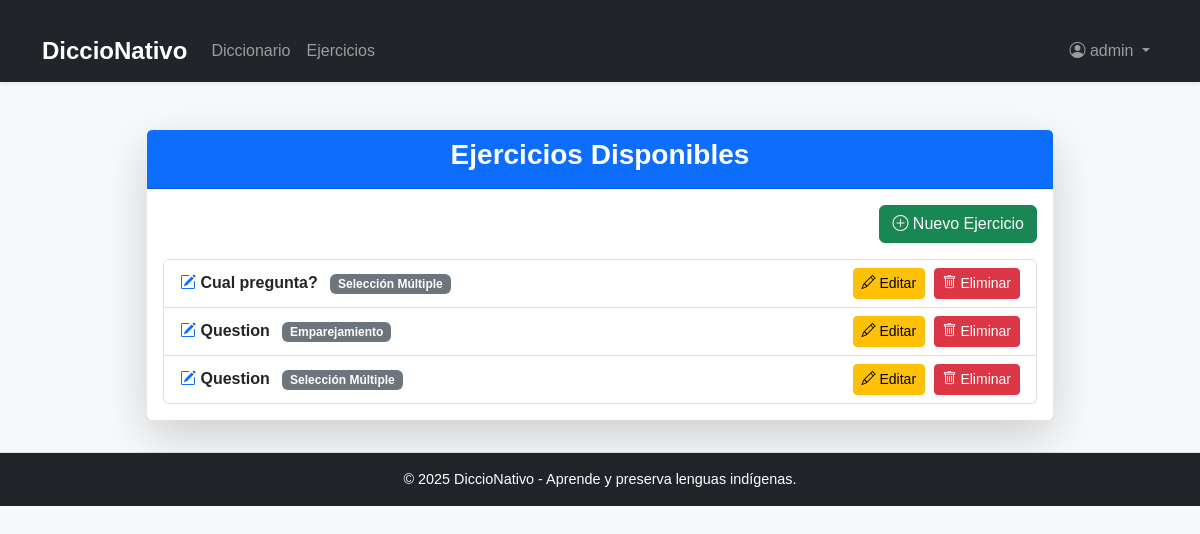
The page /ejercicios/ (signed in) on the database as committed earlier.
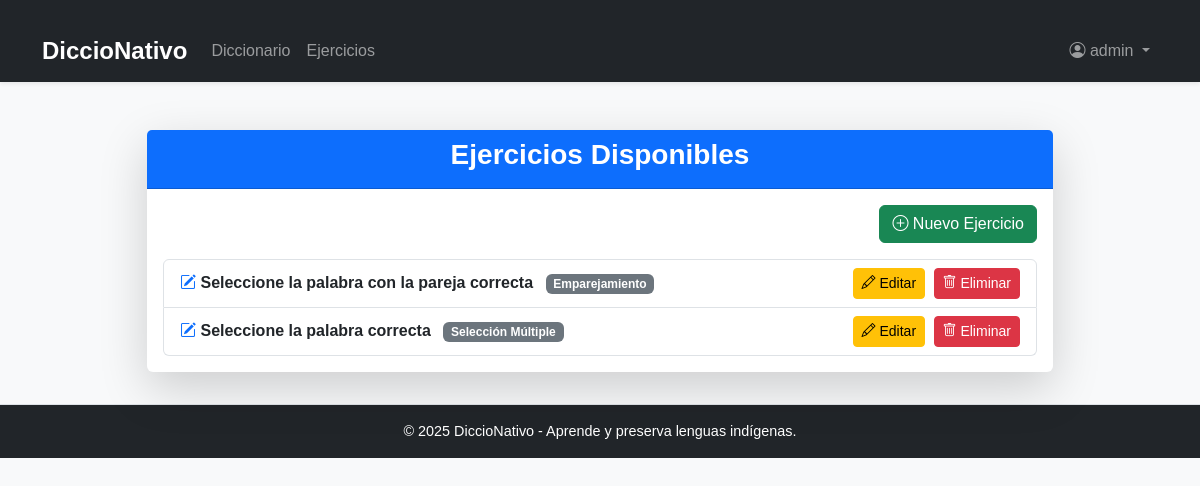
The same page on the database as committed later.
### accounts/models.py (models this page shows, shortened)
class CustomUser(AbstractUser):
    ROLE_CHOICES = (
        ("estudiante", "Estudiante"),
        ("profesor", "Profesor"),
        ("administrador", "Administrador"),
    )
    role = models.CharField(max_length=20, choices=ROLE_CHOICES, default="estudiante")
    age = models.PositiveIntegerField(null=True, blank=True)

### ejercicios/models.py (models this page shows, shortened)
class Exercise(models.Model):
    EXERCISE_TYPE_CHOICES = (
        ("seleccion", "Selección Múltiple"),
        ("emparejamiento", "Emparejamiento"),
    )
    words_m2m = models.ManyToManyField(
        Word,
        blank=True,
        related_name="exercises",
        help_text="Selecciona las palabras involucradas (usado para ejercicios de selección múltiple)."
    )
    words_json = models.JSONField(
        blank=True,
        null=True,
        help_text="Pares de palabras en formato JSON (usado para ejercicios de emparejamiento). Ej: [['gato','cat'], ['perro','dog'], ['sol','sun'], ['luna','moon']]"
    )
    exercise_type = models.CharField(
        max_length=20,
        choices=EXERCISE_TYPE_CHOICES
    )
    question = models.TextField()
    options = models.JSONField(
        blank=True,
        null=True,
        help_text="Lista de opciones en formato JSON"
    )
    correct_answer = models.JSONField(
        blank=True,
        null=True,
        help_text="Lista de respuestas correctas en formato JSON",
        default=list
    )
    assigned_students = models.ManyToManyField(
        User,
        blank=True,
        limit_choices_to={'role': 'estudiante'},
        related_name="assigned_exercises"
    )
    user = models.ForeignKey(
        User,
        on_delete=models.CASCADE,
        null=True,
        blank=True,
        related_name="created_exercises"
    )
    submitted_at = models.DateTimeField(auto_now_add=True)

### ejercicios/views.py (the view)
# urls.py: path("", ExerciseListView.as_view(), name="exercise_list"),
class ExerciseListView(LoginRequiredMixin, ListView):
    model = Exercise
    template_name = "ejercicios/exercise_list.html"
    context_object_name = "exercises"

### templates/ejercicios/exercise_list.html (shortened to what this page needs)
{% extends "base.html" %}
{% block content %}
<div class="container mt-5">
    <div class="row justify-content-center">
        <div class="col-lg-10">
            <div class="card shadow-lg border-0">
                <div class="card-header bg-primary text-white text-center">
                    <h3 class="fw-bold">Ejercicios Disponibles</h3>
                </div>
                <div class="card-body">
                    {% if user.is_authenticated and user.role != "estudiante" %}
                        <div class="text-end mb-3">
                            <a href="{% url 'choose_exercise_type' %}" class="btn btn-success">
                                <i class="bi bi-plus-circle"></i> Nuevo Ejercicio
                            </a>
                        </div>
                    {% endif %}
                    {% if exercises %}
                        <ul class="list-group">
                            {% for ex in exercises %}
                                <li class="list-group-item d-flex justify-content-between align-items-center">
                                    <div>
                                        <a href="{% url 'exercise_answer' ex.pk %}" class="fw-bold text-decoration-none text-dark">
                                            <i class="bi bi-pencil-square text-primary"></i>
                                            {{ ex.question|truncatechars:50 }}
                                        </a>
                                        <span class="badge bg-secondary ms-2">{{ ex.get_exercise_type_display }}</span>
                                    </div>
                                    {% if user.is_authenticated and user.role != "estudiante" %}
                                        <div>
                                            <a href="{% url 'exercise_update' ex.pk %}" class="btn btn-sm btn-warning me-1">
                                                <i class="bi bi-pencil"></i> Editar
                                            </a>
                                            <a href="{% url 'exercise_delete' ex.pk %}" class="btn btn-sm btn-danger">
                                                <i class="bi bi-trash"></i> Eliminar
                                            </a>
                                        </div>
                                    {% endif %}
                                </li>
                            {% endfor %}
                        </ul>
                    {% else %}
                        <div class="alert alert-info text-center">
                            <i class="bi bi-info-circle"></i> No hay ejercicios disponibles en este momento.
                        </div>
                    {% endif %}
                </div>
            </div>
        </div>
    </div>
</div>
{% endblock content %}

### templates/base.html (shortened to what this page needs)
{% load static %}
<!DOCTYPE html>
<html lang="es">
<head>
  <link href="https://cdn.jsdelivr.net/npm/bootstrap@5.3.0/dist/css/bootstrap.min.css" rel="stylesheet">
  <link rel="stylesheet" href="{% static 'css/base.css' %}">
  <link rel="stylesheet" href="https://cdnjs.cloudflare.com/ajax/libs/bootstrap-icons/1.10.5/font/bootstrap-icons.min.css">
</head>
<body>
  <nav class="navbar navbar-expand-lg navbar-dark bg-dark shadow-sm">
    <div class="container">
      <a class="navbar-brand fw-bold" href="{% url 'home' %}">DiccioNativo</a>
      <div class="collapse navbar-collapse" id="navbarNav">
        <ul class="navbar-nav me-auto">
          <li class="nav-item"><a class="nav-link" href="{% url 'word_list' %}">Diccionario</a></li>
          <li class="nav-item"><a class="nav-link" href="{% url 'exercise_list' %}">Ejercicios</a></li>
        </ul>
        <ul class="navbar-nav ms-auto">
          {% if user.is_authenticated %}
            <li class="nav-item dropdown">
              <a class="nav-link dropdown-toggle" href="#" id="userDropdown" role="button" data-bs-toggle="dropdown">
                <i class="bi bi-person-circle"></i> {{ user.username }}
              </a>
            </li>
          {% else %}
            <li class="nav-item"><a class="nav-link" href="{% url 'login' %}"><i class="bi bi-box-arrow-in-right"></i> Iniciar sesión</a></li>
            <li class="nav-item"><a class="nav-link" href="{% url 'signup' %}"><i class="bi bi-person-plus"></i> Registrarse</a></li>
          {% endif %}
        </ul>
      </div>
    </div>
  </nav>
  <main class="container my-4">
    {% block content %}{% endblock %}
  </main>
  <footer class="bg-dark text-white text-center py-3">
    <p class="mb-0">© 2025 DiccioNativo - Aprende y preserva lenguas indígenas.</p>
  </footer>
</body>
</html>

### static/css/base.css (style rules this page uses)
body { font-family: 'Source Sans Pro', sans-serif; background-color: #f8f9fa; color: #343a40; margin: 0; padding: 0; }
.navbar-brand { font-weight: bold; font-size: 1.5rem; }
h1, h2, h3, h4, h5, h6 { font-family: 'Source Sans Pro', sans-serif; font-weight: 700; }
footer { padding: 1rem 0; border-top: 1px solid #dee2e6; font-size: 0.9rem; color: #6c757d; text-align: center; margin-top: 2rem; }
.container { margin-top: 20px; }
a { text-decoration: none; color: inherit; }

Rows that differ between the two databases and show on the page:
removed Exercise: question "Cual pregunta?", exercise_type "Selección Múltiple"
removed Exercise: question "Question", exercise_type "Emparejamiento"
removed Exercise: question "Question", exercise_type "Selección Múltiple"
added Exercise: question "Seleccione la palabra con la pareja correcta", exercise_type "Emparejamiento"
added Exercise: question "Seleccione la palabra correcta", exercise_type "Selección Múltiple"
